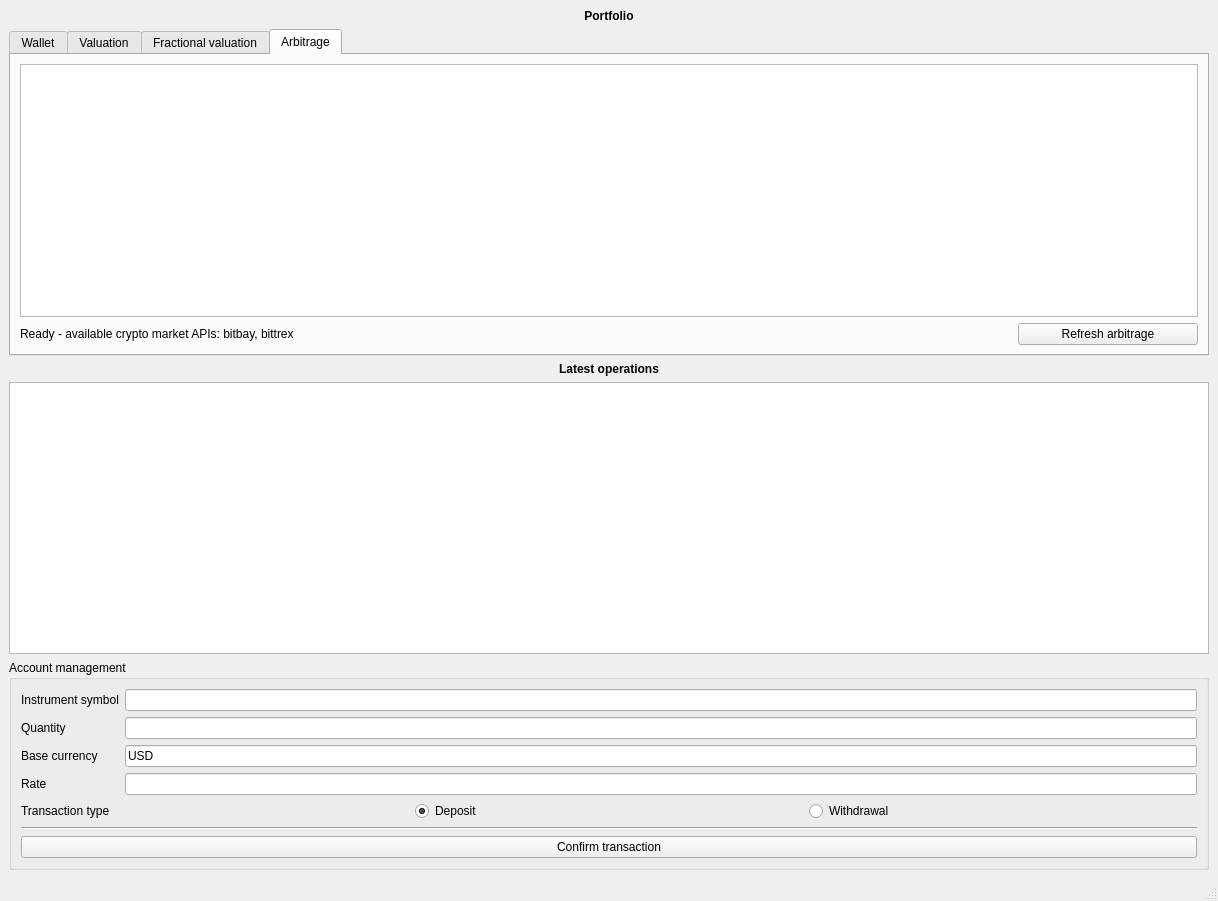
<?xml version="1.0" encoding="UTF-8"?>
<ui version="4.0">
 <class>MainWindow</class>
 <widget class="QMainWindow" name="MainWindow">
  <property name="geometry">
   <rect>
    <x>0</x>
    <y>0</y>
    <width>1218</width>
    <height>901</height>
   </rect>
  </property>
  <property name="windowTitle">
   <string>MainWindow</string>
  </property>
  <widget class="QWidget" name="centralwidget">
   <layout class="QGridLayout" name="gridLayout">
    <item row="5" column="0">
     <widget class="QGroupBox" name="groupBox">
      <property name="maximumSize">
       <size>
        <width>16777215</width>
        <height>250</height>
       </size>
      </property>
      <property name="title">
       <string>Account management</string>
      </property>
      <layout class="QGridLayout" name="gridLayout_3">
       <item row="0" column="0">
        <layout class="QFormLayout" name="formLayout_2">
         <item row="0" column="0">
          <widget class="QLabel" name="label">
           <property name="text">
            <string>Instrument symbol</string>
           </property>
          </widget>
         </item>
         <item row="0" column="1">
          <widget class="QLineEdit" name="symbol"/>
         </item>
         <item row="1" column="0">
          <widget class="QLabel" name="label_4">
           <property name="text">
            <string>Quantity</string>
           </property>
          </widget>
         </item>
         <item row="1" column="1">
          <widget class="QLineEdit" name="quantity"/>
         </item>
         <item row="2" column="0">
          <widget class="QLabel" name="label_5">
           <property name="text">
            <string>Base currency</string>
           </property>
          </widget>
         </item>
         <item row="2" column="1">
          <widget class="QLineEdit" name="baseCurrency">
           <property name="text">
            <string>USD</string>
           </property>
          </widget>
         </item>
         <item row="3" column="0">
          <widget class="QLabel" name="label_3">
           <property name="text">
            <string>Rate</string>
           </property>
          </widget>
         </item>
         <item row="3" column="1">
          <widget class="QLineEdit" name="rate"/>
         </item>
        </layout>
       </item>
       <item row="4" column="0">
        <layout class="QGridLayout" name="gridLayout_2">
         <item row="4" column="1">
          <widget class="QRadioButton" name="typeDeposit">
           <property name="text">
            <string>Deposit</string>
           </property>
           <property name="checked">
            <bool>true</bool>
           </property>
          </widget>
         </item>
         <item row="4" column="0">
          <widget class="QLabel" name="label_6">
           <property name="text">
            <string>Transaction type</string>
           </property>
          </widget>
         </item>
         <item row="6" column="0" colspan="3">
          <widget class="QPushButton" name="confirmTransactionButton">
           <property name="text">
            <string>Confirm transaction</string>
           </property>
          </widget>
         </item>
         <item row="4" column="2">
          <widget class="QRadioButton" name="typeWithdrawal">
           <property name="text">
            <string>Withdrawal</string>
           </property>
          </widget>
         </item>
         <item row="5" column="0" colspan="3">
          <widget class="Line" name="line">
           <property name="orientation">
            <enum>Qt::Horizontal</enum>
           </property>
          </widget>
         </item>
        </layout>
       </item>
      </layout>
     </widget>
    </item>
    <item row="2" column="0">
     <widget class="QTabWidget" name="tabWidget">
      <property name="currentIndex">
       <number>3</number>
      </property>
      <widget class="QWidget" name="tab_3">
       <attribute name="title">
        <string>Wallet</string>
       </attribute>
       <layout class="QGridLayout" name="gridLayout_4">
        <item row="0" column="0">
         <widget class="QTableView" name="walletTableView">
          <property name="minimumSize">
           <size>
            <width>0</width>
            <height>250</height>
           </size>
          </property>
          <property name="lineWidth">
           <number>2</number>
          </property>
          <property name="midLineWidth">
           <number>1</number>
          </property>
          <property name="alternatingRowColors">
           <bool>true</bool>
          </property>
          <property name="verticalScrollMode">
           <enum>QAbstractItemView::ScrollPerPixel</enum>
          </property>
          <property name="horizontalScrollMode">
           <enum>QAbstractItemView::ScrollPerPixel</enum>
          </property>
          <attribute name="horizontalHeaderCascadingSectionResizes">
           <bool>false</bool>
          </attribute>
          <attribute name="horizontalHeaderMinimumSectionSize">
           <number>200</number>
          </attribute>
          <attribute name="horizontalHeaderDefaultSectionSize">
           <number>200</number>
          </attribute>
          <attribute name="horizontalHeaderStretchLastSection">
           <bool>true</bool>
          </attribute>
          <attribute name="verticalHeaderStretchLastSection">
           <bool>false</bool>
          </attribute>
         </widget>
        </item>
       </layout>
      </widget>
      <widget class="QWidget" name="tab_5">
       <attribute name="title">
        <string>Valuation</string>
       </attribute>
       <layout class="QGridLayout" name="gridLayout_6">
        <item row="1" column="1">
         <widget class="QPushButton" name="runValuationButton">
          <property name="maximumSize">
           <size>
            <width>180</width>
            <height>16777215</height>
           </size>
          </property>
          <property name="text">
           <string>Rerun valuation</string>
          </property>
         </widget>
        </item>
        <item row="0" column="0" colspan="2">
         <widget class="QTableView" name="valuationTableView">
          <property name="minimumSize">
           <size>
            <width>0</width>
            <height>250</height>
           </size>
          </property>
          <property name="lineWidth">
           <number>2</number>
          </property>
          <property name="midLineWidth">
           <number>1</number>
          </property>
          <property name="alternatingRowColors">
           <bool>true</bool>
          </property>
          <property name="verticalScrollMode">
           <enum>QAbstractItemView::ScrollPerPixel</enum>
          </property>
          <property name="horizontalScrollMode">
           <enum>QAbstractItemView::ScrollPerPixel</enum>
          </property>
          <attribute name="horizontalHeaderCascadingSectionResizes">
           <bool>false</bool>
          </attribute>
          <attribute name="horizontalHeaderMinimumSectionSize">
           <number>150</number>
          </attribute>
          <attribute name="horizontalHeaderDefaultSectionSize">
           <number>150</number>
          </attribute>
          <attribute name="horizontalHeaderStretchLastSection">
           <bool>true</bool>
          </attribute>
          <attribute name="verticalHeaderStretchLastSection">
           <bool>false</bool>
          </attribute>
         </widget>
        </item>
        <item row="1" column="0">
         <widget class="QLabel" name="valuationStatus">
          <property name="text">
           <string>Ready</string>
          </property>
         </widget>
        </item>
       </layout>
      </widget>
      <widget class="QWidget" name="tab_6">
       <attribute name="title">
        <string>Fractional valuation</string>
       </attribute>
       <layout class="QGridLayout" name="gridLayout_7">
        <item row="1" column="3">
         <widget class="QPushButton" name="runFracValuationButton">
          <property name="maximumSize">
           <size>
            <width>180</width>
            <height>16777215</height>
           </size>
          </property>
          <property name="text">
           <string>Rerun valuation</string>
          </property>
         </widget>
        </item>
        <item row="1" column="0">
         <widget class="QLabel" name="fracValuationStatus">
          <property name="text">
           <string>Ready</string>
          </property>
         </widget>
        </item>
        <item row="0" column="0" colspan="4">
         <widget class="QTableView" name="fracValuationTableView">
          <property name="minimumSize">
           <size>
            <width>0</width>
            <height>250</height>
           </size>
          </property>
          <property name="lineWidth">
           <number>2</number>
          </property>
          <property name="midLineWidth">
           <number>1</number>
          </property>
          <property name="alternatingRowColors">
           <bool>true</bool>
          </property>
          <property name="verticalScrollMode">
           <enum>QAbstractItemView::ScrollPerPixel</enum>
          </property>
          <property name="horizontalScrollMode">
           <enum>QAbstractItemView::ScrollPerPixel</enum>
          </property>
          <attribute name="horizontalHeaderCascadingSectionResizes">
           <bool>false</bool>
          </attribute>
          <attribute name="horizontalHeaderMinimumSectionSize">
           <number>150</number>
          </attribute>
          <attribute name="horizontalHeaderDefaultSectionSize">
           <number>150</number>
          </attribute>
          <attribute name="horizontalHeaderStretchLastSection">
           <bool>true</bool>
          </attribute>
          <attribute name="verticalHeaderStretchLastSection">
           <bool>false</bool>
          </attribute>
         </widget>
        </item>
        <item row="1" column="1">
         <widget class="QLabel" name="label_7">
          <property name="maximumSize">
           <size>
            <width>150</width>
            <height>16777215</height>
           </size>
          </property>
          <property name="text">
           <string>Fraction of wallet volume:</string>
          </property>
         </widget>
        </item>
        <item row="1" column="2">
         <widget class="QDoubleSpinBox" name="fracValuationFraction">
          <property name="maximumSize">
           <size>
            <width>60</width>
            <height>16777215</height>
           </size>
          </property>
          <property name="decimals">
           <number>3</number>
          </property>
          <property name="maximum">
           <double>1.000000000000000</double>
          </property>
          <property name="singleStep">
           <double>0.001000000000000</double>
          </property>
          <property name="value">
           <double>0.100000000000000</double>
          </property>
         </widget>
        </item>
       </layout>
      </widget>
      <widget class="QWidget" name="tab_4">
       <attribute name="title">
        <string>Arbitrage</string>
       </attribute>
       <layout class="QGridLayout" name="gridLayout_5">
        <item row="1" column="0">
         <widget class="QLabel" name="arbitrageStatus">
          <property name="text">
           <string>Ready - available crypto market APIs: bitbay, bittrex</string>
          </property>
         </widget>
        </item>
        <item row="1" column="1">
         <widget class="QLabel" name="activeMarkets">
          <property name="text">
           <string/>
          </property>
         </widget>
        </item>
        <item row="1" column="3">
         <widget class="QPushButton" name="runArbitrageButton">
          <property name="maximumSize">
           <size>
            <width>180</width>
            <height>16777215</height>
           </size>
          </property>
          <property name="text">
           <string>Refresh arbitrage</string>
          </property>
         </widget>
        </item>
        <item row="0" column="0" colspan="4">
         <widget class="QTableView" name="arbitrageTableView">
          <property name="minimumSize">
           <size>
            <width>0</width>
            <height>250</height>
           </size>
          </property>
          <attribute name="horizontalHeaderMinimumSectionSize">
           <number>150</number>
          </attribute>
          <attribute name="horizontalHeaderDefaultSectionSize">
           <number>150</number>
          </attribute>
         </widget>
        </item>
       </layout>
      </widget>
     </widget>
    </item>
    <item row="3" column="0">
     <widget class="QLabel" name="label_2">
      <property name="font">
       <font>
        <pointsize>9</pointsize>
        <weight>75</weight>
        <bold>true</bold>
       </font>
      </property>
      <property name="text">
       <string>Latest operations</string>
      </property>
      <property name="alignment">
       <set>Qt::AlignCenter</set>
      </property>
     </widget>
    </item>
    <item row="1" column="0">
     <widget class="QLabel" name="wl1">
      <property name="font">
       <font>
        <pointsize>9</pointsize>
        <weight>75</weight>
        <bold>true</bold>
       </font>
      </property>
      <property name="text">
       <string>Portfolio</string>
      </property>
      <property name="textFormat">
       <enum>Qt::AutoText</enum>
      </property>
      <property name="alignment">
       <set>Qt::AlignCenter</set>
      </property>
     </widget>
    </item>
    <item row="4" column="0">
     <widget class="QTableView" name="transactionsTableView">
      <property name="maximumSize">
       <size>
        <width>16777215</width>
        <height>400</height>
       </size>
      </property>
      <property name="sizeAdjustPolicy">
       <enum>QAbstractScrollArea::AdjustToContents</enum>
      </property>
      <property name="alternatingRowColors">
       <bool>true</bool>
      </property>
      <property name="verticalScrollMode">
       <enum>QAbstractItemView::ScrollPerPixel</enum>
      </property>
      <property name="horizontalScrollMode">
       <enum>QAbstractItemView::ScrollPerPixel</enum>
      </property>
      <attribute name="horizontalHeaderMinimumSectionSize">
       <number>150</number>
      </attribute>
      <attribute name="horizontalHeaderDefaultSectionSize">
       <number>150</number>
      </attribute>
      <attribute name="horizontalHeaderHighlightSections">
       <bool>true</bool>
      </attribute>
      <attribute name="horizontalHeaderStretchLastSection">
       <bool>true</bool>
      </attribute>
      <attribute name="verticalHeaderStretchLastSection">
       <bool>false</bool>
      </attribute>
     </widget>
    </item>
   </layout>
  </widget>
  <widget class="QMenuBar" name="menubar">
   <property name="geometry">
    <rect>
     <x>0</x>
     <y>0</y>
     <width>1218</width>
     <height>26</height>
    </rect>
   </property>
  </widget>
  <widget class="QStatusBar" name="statusbar"/>
 </widget>
 <resources/>
 <connections/>
</ui>
